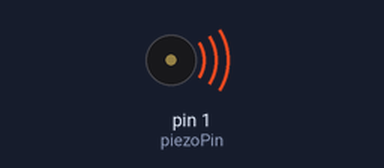
This sketch was run on a simulated Arduino Uno, built with avr-gcc and run on an emulated ATmega328P. Parts: buzzer (waves = sounding, pin HIGH).

Above: at 0.05 s.
Timing chart, 0 to 3.0 s (numbered marks = the images above):
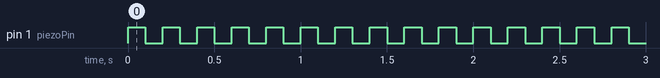

The sketch:

blinker-tone.ino
```cpp
int piezoPin = 1;
int delayMs = 100;

void setup()
{
  pinMode(piezoPin, OUTPUT);
}

void loop()
{
  digitalWrite(piezoPin, HIGH);
  delay(delayMs);
  digitalWrite(piezoPin, LOW);
  delay(delayMs);
}
```

Measured:
- by itself, pin 1 (piezoPin): alternates HIGH for 0.10 s and LOW for 0.10 s
